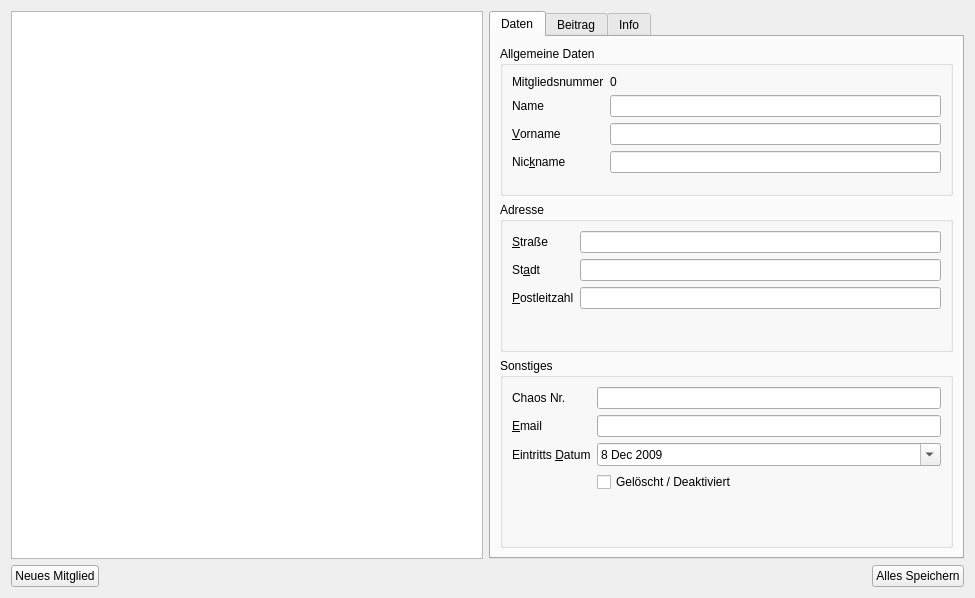
<?xml version="1.0" encoding="UTF-8"?>
<ui version="4.0">
 <class>MemberDetailView</class>
 <widget class="QWidget" name="MemberDetailView">
  <property name="geometry">
   <rect>
    <x>0</x>
    <y>0</y>
    <width>975</width>
    <height>598</height>
   </rect>
  </property>
  <property name="sizePolicy">
   <sizepolicy hsizetype="Expanding" vsizetype="Expanding">
    <horstretch>0</horstretch>
    <verstretch>0</verstretch>
   </sizepolicy>
  </property>
  <layout class="QGridLayout" name="gridLayout">
   <item row="0" column="0" colspan="2">
    <widget class="QTableView" name="tableView">
     <property name="contextMenuPolicy">
      <enum>Qt::ActionsContextMenu</enum>
     </property>
     <property name="editTriggers">
      <set>QAbstractItemView::NoEditTriggers</set>
     </property>
     <property name="alternatingRowColors">
      <bool>true</bool>
     </property>
     <property name="selectionMode">
      <enum>QAbstractItemView::SingleSelection</enum>
     </property>
     <property name="selectionBehavior">
      <enum>QAbstractItemView::SelectRows</enum>
     </property>
     <property name="sortingEnabled">
      <bool>true</bool>
     </property>
     <attribute name="horizontalHeaderStretchLastSection">
      <bool>true</bool>
     </attribute>
     <attribute name="verticalHeaderVisible">
      <bool>false</bool>
     </attribute>
    </widget>
   </item>
   <item row="0" column="3" colspan="2">
    <widget class="QTabWidget" name="tabWidget">
     <property name="maximumSize">
      <size>
       <width>600</width>
       <height>16777215</height>
      </size>
     </property>
     <property name="currentIndex">
      <number>0</number>
     </property>
     <widget class="QWidget" name="data">
      <attribute name="title">
       <string>Daten</string>
      </attribute>
      <layout class="QVBoxLayout" name="verticalLayout_2">
       <item>
        <widget class="QGroupBox" name="commonGroupBox">
         <property name="sizePolicy">
          <sizepolicy hsizetype="Preferred" vsizetype="Fixed">
           <horstretch>0</horstretch>
           <verstretch>0</verstretch>
          </sizepolicy>
         </property>
         <property name="minimumSize">
          <size>
           <width>0</width>
           <height>150</height>
          </size>
         </property>
         <property name="title">
          <string>Allgemeine Daten</string>
         </property>
         <layout class="QFormLayout" name="commonLayout">
          <property name="fieldGrowthPolicy">
           <enum>QFormLayout::ExpandingFieldsGrow</enum>
          </property>
          <item row="0" column="0">
           <widget class="QLabel" name="memberIdLabel">
            <property name="enabled">
             <bool>true</bool>
            </property>
            <property name="text">
             <string>Mitgliedsnummer</string>
            </property>
           </widget>
          </item>
          <item row="0" column="1">
           <widget class="QLabel" name="memberId">
            <property name="enabled">
             <bool>true</bool>
            </property>
            <property name="sizePolicy">
             <sizepolicy hsizetype="Expanding" vsizetype="Preferred">
              <horstretch>0</horstretch>
              <verstretch>0</verstretch>
             </sizepolicy>
            </property>
            <property name="text">
             <string>0</string>
            </property>
           </widget>
          </item>
          <item row="1" column="0">
           <widget class="QLabel" name="memberNameLabel">
            <property name="text">
             <string>Name</string>
            </property>
           </widget>
          </item>
          <item row="1" column="1">
           <widget class="QLineEdit" name="memberName"/>
          </item>
          <item row="2" column="0">
           <widget class="QLabel" name="firstNameLabel">
            <property name="text">
             <string>&amp;Vorname</string>
            </property>
            <property name="buddy">
             <cstring>firstName</cstring>
            </property>
           </widget>
          </item>
          <item row="2" column="1">
           <widget class="QLineEdit" name="firstName"/>
          </item>
          <item row="3" column="0">
           <widget class="QLabel" name="nicknameLabel">
            <property name="text">
             <string>Nic&amp;kname</string>
            </property>
            <property name="buddy">
             <cstring>nickname</cstring>
            </property>
           </widget>
          </item>
          <item row="3" column="1">
           <widget class="QLineEdit" name="nickname"/>
          </item>
         </layout>
        </widget>
       </item>
       <item>
        <widget class="QGroupBox" name="addressGroupBox">
         <property name="sizePolicy">
          <sizepolicy hsizetype="Preferred" vsizetype="Fixed">
           <horstretch>0</horstretch>
           <verstretch>0</verstretch>
          </sizepolicy>
         </property>
         <property name="minimumSize">
          <size>
           <width>0</width>
           <height>150</height>
          </size>
         </property>
         <property name="title">
          <string>Adresse</string>
         </property>
         <layout class="QFormLayout" name="addressLayout">
          <item row="0" column="0">
           <widget class="QLabel" name="streetLabel">
            <property name="text">
             <string>&amp;Straße</string>
            </property>
            <property name="buddy">
             <cstring>street</cstring>
            </property>
           </widget>
          </item>
          <item row="0" column="1">
           <widget class="QLineEdit" name="street"/>
          </item>
          <item row="1" column="0">
           <widget class="QLabel" name="cityLabel">
            <property name="text">
             <string>St&amp;adt</string>
            </property>
            <property name="buddy">
             <cstring>city</cstring>
            </property>
           </widget>
          </item>
          <item row="1" column="1">
           <widget class="QLineEdit" name="city"/>
          </item>
          <item row="2" column="0">
           <widget class="QLabel" name="zipcodeLabel">
            <property name="text">
             <string>&amp;Postleitzahl</string>
            </property>
            <property name="buddy">
             <cstring>zipcode</cstring>
            </property>
           </widget>
          </item>
          <item row="2" column="1">
           <widget class="QLineEdit" name="zipcode"/>
          </item>
         </layout>
        </widget>
       </item>
       <item>
        <widget class="QGroupBox" name="otherGroupBox">
         <property name="title">
          <string>Sonstiges</string>
         </property>
         <layout class="QFormLayout" name="otherLayout">
          <item row="1" column="0">
           <widget class="QLabel" name="emailLabel">
            <property name="text">
             <string>&amp;Email</string>
            </property>
            <property name="buddy">
             <cstring>email</cstring>
            </property>
           </widget>
          </item>
          <item row="1" column="1">
           <widget class="QLineEdit" name="email"/>
          </item>
          <item row="2" column="0">
           <widget class="QLabel" name="entryDateLabel">
            <property name="text">
             <string>Eintritts &amp;Datum</string>
            </property>
            <property name="buddy">
             <cstring>entryDate</cstring>
            </property>
           </widget>
          </item>
          <item row="2" column="1">
           <widget class="QDateEdit" name="entryDate">
            <property name="date">
             <date>
              <year>2009</year>
              <month>12</month>
              <day>8</day>
             </date>
            </property>
            <property name="calendarPopup">
             <bool>true</bool>
            </property>
           </widget>
          </item>
          <item row="3" column="1">
           <widget class="QCheckBox" name="deleted">
            <property name="text">
             <string>Gelöscht / Deaktiviert</string>
            </property>
           </widget>
          </item>
          <item row="0" column="1">
           <widget class="QLineEdit" name="reference"/>
          </item>
          <item row="0" column="0">
           <widget class="QLabel" name="referenceLabel">
            <property name="text">
             <string>Chaos Nr.</string>
            </property>
           </widget>
          </item>
         </layout>
        </widget>
       </item>
      </layout>
     </widget>
     <widget class="QWidget" name="contribution">
      <attribute name="title">
       <string>Beitrag</string>
      </attribute>
      <layout class="QVBoxLayout" name="contributionVerticalLayout">
       <item>
        <widget class="QGroupBox" name="contributionGroupBox">
         <property name="sizePolicy">
          <sizepolicy hsizetype="Preferred" vsizetype="Fixed">
           <horstretch>0</horstretch>
           <verstretch>0</verstretch>
          </sizepolicy>
         </property>
         <property name="minimumSize">
          <size>
           <width>0</width>
           <height>150</height>
          </size>
         </property>
         <property name="title">
          <string>Beiträge</string>
         </property>
         <layout class="QFormLayout" name="contributionLayout">
          <item row="0" column="0">
           <widget class="QLabel" name="feeLabel">
            <property name="text">
             <string>&amp;Beitrag</string>
            </property>
            <property name="buddy">
             <cstring>fee</cstring>
            </property>
           </widget>
          </item>
          <item row="0" column="1">
           <widget class="QLineEdit" name="fee"/>
          </item>
          <item row="1" column="0">
           <widget class="QLabel" name="donationLabel">
            <property name="text">
             <string>Spende</string>
            </property>
           </widget>
          </item>
          <item row="1" column="1">
           <widget class="QLineEdit" name="donation"/>
          </item>
          <item row="2" column="0">
           <widget class="QLabel" name="conInfoLabel">
            <property name="text">
             <string>Info</string>
            </property>
           </widget>
          </item>
          <item row="2" column="1">
           <widget class="QLineEdit" name="contributionInfo"/>
          </item>
          <item row="3" column="1">
           <widget class="QDateEdit" name="validFrom"/>
          </item>
          <item row="3" column="0">
           <widget class="QLabel" name="validFromLabel">
            <property name="text">
             <string>Gültig ab</string>
            </property>
           </widget>
          </item>
         </layout>
        </widget>
       </item>
       <item>
        <widget class="QWidget" name="buttonWidget" native="true">
         <property name="sizePolicy">
          <sizepolicy hsizetype="Expanding" vsizetype="Fixed">
           <horstretch>0</horstretch>
           <verstretch>0</verstretch>
          </sizepolicy>
         </property>
         <property name="minimumSize">
          <size>
           <width>300</width>
           <height>0</height>
          </size>
         </property>
         <property name="maximumSize">
          <size>
           <width>600</width>
           <height>16777215</height>
          </size>
         </property>
         <property name="layoutDirection">
          <enum>Qt::RightToLeft</enum>
         </property>
         <layout class="QHBoxLayout" name="horizontalLayout">
          <item>
           <widget class="QPushButton" name="contributionButton">
            <property name="text">
             <string>Spenden Quittung</string>
            </property>
           </widget>
          </item>
          <item>
           <widget class="QPushButton" name="saldoButton">
            <property name="text">
             <string>Saldo Anzeigen</string>
            </property>
           </widget>
          </item>
          <item>
           <widget class="QPushButton" name="feeButton">
            <property name="text">
             <string>Beiträge Anzeigen</string>
            </property>
           </widget>
          </item>
          <item>
           <widget class="QPushButton" name="newFeeButton">
            <property name="text">
             <string>Neuer Beitrag</string>
            </property>
           </widget>
          </item>
         </layout>
        </widget>
       </item>
       <item>
        <widget class="QGroupBox" name="accountGroupBox">
         <property name="title">
          <string>Bank Verbindung</string>
         </property>
         <layout class="QFormLayout" name="accountLayout">
          <item row="1" column="0">
           <widget class="QLabel" name="bankNameLabel">
            <property name="text">
             <string>Name</string>
            </property>
           </widget>
          </item>
          <item row="1" column="1">
           <widget class="QLineEdit" name="bankName"/>
          </item>
          <item row="2" column="0">
           <widget class="QLabel" name="accountLabel">
            <property name="text">
             <string>Konto Nr.</string>
            </property>
           </widget>
          </item>
          <item row="2" column="1">
           <widget class="QLineEdit" name="account"/>
          </item>
          <item row="3" column="0">
           <widget class="QLabel" name="codeLabel">
            <property name="text">
             <string>BLZ</string>
            </property>
           </widget>
          </item>
          <item row="3" column="1">
           <widget class="QLineEdit" name="code"/>
          </item>
          <item row="0" column="1">
           <widget class="QCheckBox" name="collection">
            <property name="text">
             <string>Einzug</string>
            </property>
           </widget>
          </item>
         </layout>
        </widget>
       </item>
      </layout>
     </widget>
     <widget class="QWidget" name="infoSite">
      <attribute name="title">
       <string>Info</string>
      </attribute>
      <layout class="QVBoxLayout" name="infoVerticalLayout">
       <item>
        <widget class="QGroupBox" name="infoGroupBox">
         <property name="title">
          <string>Info</string>
         </property>
         <layout class="QVBoxLayout" name="verticalLayout">
          <item>
           <widget class="QPlainTextEdit" name="info"/>
          </item>
         </layout>
        </widget>
       </item>
      </layout>
     </widget>
    </widget>
   </item>
   <item row="1" column="3">
    <spacer name="horizontalSpacer">
     <property name="orientation">
      <enum>Qt::Horizontal</enum>
     </property>
     <property name="sizeHint" stdset="0">
      <size>
       <width>40</width>
       <height>20</height>
      </size>
     </property>
    </spacer>
   </item>
   <item row="1" column="4">
    <widget class="QPushButton" name="saveButton">
     <property name="toolTip">
      <string>Speichere alle Änderungen</string>
     </property>
     <property name="text">
      <string>Alles Speichern</string>
     </property>
    </widget>
   </item>
   <item row="1" column="1">
    <spacer name="horizontalSpacer_2">
     <property name="orientation">
      <enum>Qt::Horizontal</enum>
     </property>
     <property name="sizeHint" stdset="0">
      <size>
       <width>40</width>
       <height>20</height>
      </size>
     </property>
    </spacer>
   </item>
   <item row="1" column="0">
    <widget class="QPushButton" name="pushButton">
     <property name="text">
      <string>Neues Mitglied</string>
     </property>
    </widget>
   </item>
  </layout>
 </widget>
 <resources/>
 <connections/>
</ui>
